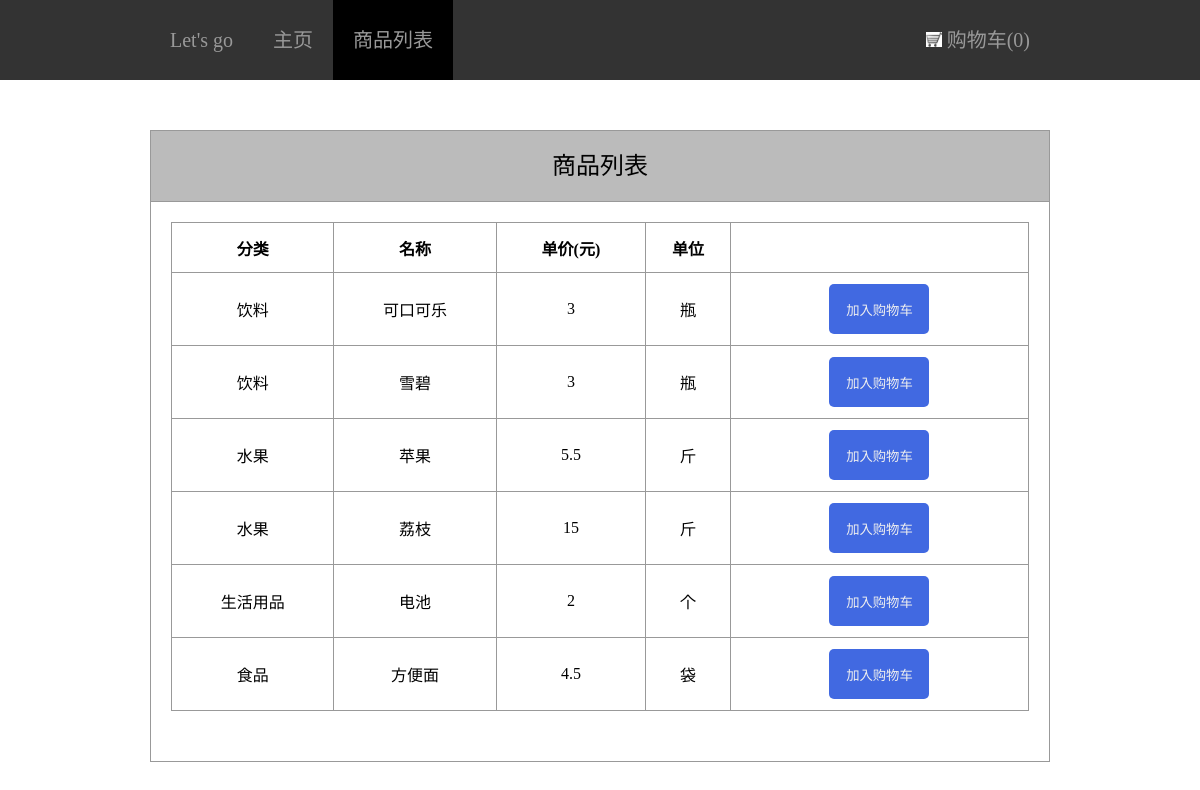
The app's page /shopping_list with its own data.
### pos/models.py (models this page shows)
class GoodsList(models.Model):
    type=models.TextField()
    name=models.TextField()
    price=models.TextField()
    unit=models.TextField()

### pos/views.py (the view)
# urls.py: url(r'^shopping_list',views.shopping_list, name='shopping_list'),
def shopping_list(request):
    goodslists = GoodsList.objects.all()
    if request.method=='POST':
        item_id=request.POST['id']
    return render(request, 'pos/shopping_list.html', {'goodslists':goodslists})

### pos/templates/pos/shopping_list.html (shortened to what this page needs)
{% extends 'pos/homepage.html' %}
{% block content %}
    {% load staticfiles %}
    <link rel="stylesheet" href="{% static 'css/shopping_list.css' %}">
    <div class="listinfo">
        <div class="element">
            <p>商品列表</p>
        </div>
        <div class="list">
            <table>
                    <tr>
                        <th>分类</th>
                        <th>名称</th>
                        <th>单价(元)</th>
                        <th>单位</th>
                        <th>   </th>
                    </tr>
                {% for goodslist in goodslists %}
                    <tr>
                        <td>{{ goodslist.type }}</td>
                        <td>{{ goodslist.name }}</td>
                        <td>{{ goodslist.price }}</td>
                        <td>{{ goodslist.unit }}</td>
                        <td><button class="input" id="{{goodslist.id}}" >加入购物车</button></td>
                    </tr>
                 {% endfor %}
            </table>
        </div>
    </div>
{% endblock content %}

### pos/static/css/homepage.css (style rules this page uses)
body { margin: auto; min-width: 770px; font-family: Loma; }

### pos/static/css/shopping_list.css (style rules this page uses)
.listinfo { margin: 50px 150px 150px; border: solid 1px; border-color: #999999; }
.element { text-align: center; font-size: 1.5em; border-bottom:solid 1px; border-color: #999999; }
.element p { background-color: #bbbbbb; margin:0; height:70px; line-height:70px; }
.list { padding: 20px 20px 50px 20px; }
.list table { width: 100%; border: solid 1px; border-collapse: collapse; border-color: #999999; }
.list th { border: 1px solid; border-color: #999999; height: 50px; }
.list td { border: solid 1px; border-color: #999999; text-align:center; }
.input { background-color: royalblue; border-radius: 5px; border: none; color: #efefef; margin: 10px; width: 100px; height: 50px; }

### records on screen
GoodsList: type "饮料", name "可口可乐", price "3", unit "瓶"
GoodsList: type "饮料", name "雪碧", price "3", unit "瓶"
GoodsList: type "水果", name "苹果", price "5.5", unit "斤"
GoodsList: type "水果", name "荔枝", price "15", unit "斤"
GoodsList: type "生活用品", name "电池", price "2", unit "个"
GoodsList: type "食品", name "方便面", price "4.5", unit "袋"
